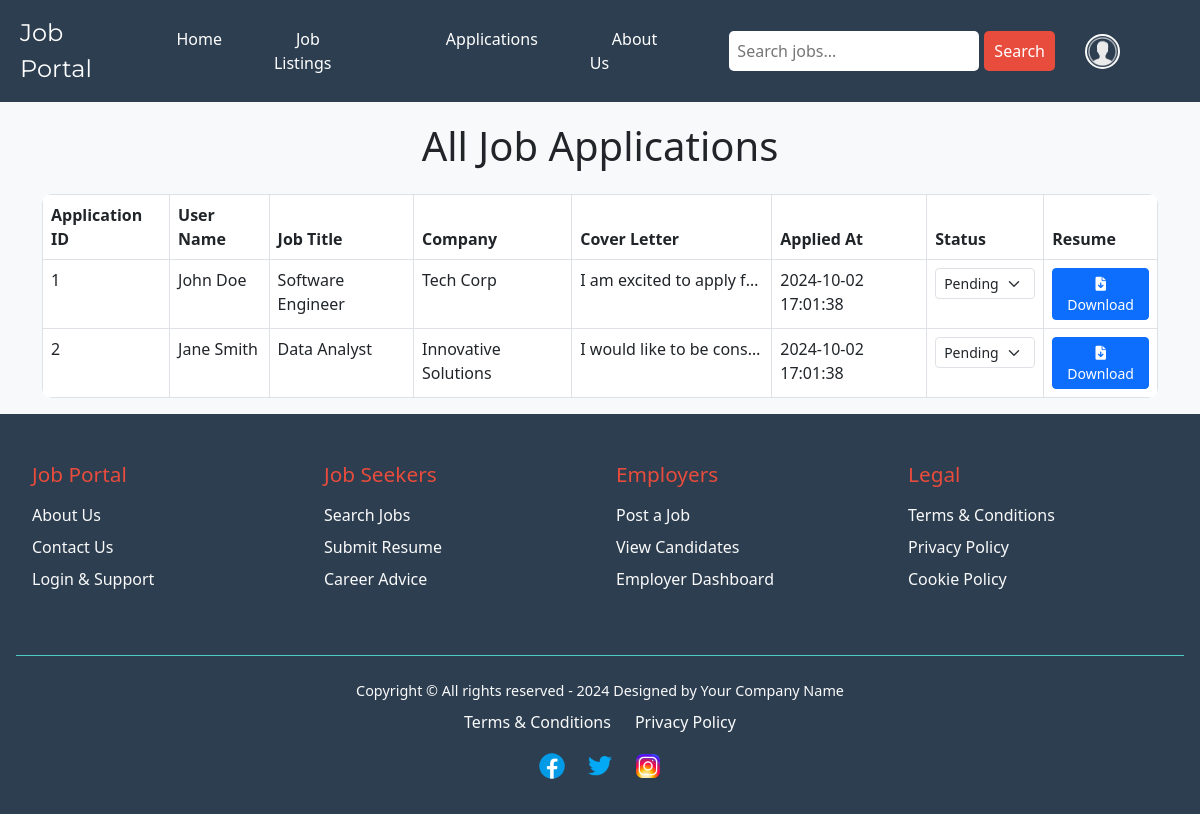
/admin_applications.php (signed in), run on the app's committed database.
### tables this page shows
CREATE TABLE `applications` (
  `application_id` INT(11) NOT NULL AUTO_INCREMENT COMMENT 'Unique ID for each application',
  `user_id` INT(11) NOT NULL COMMENT 'ID of the user applying for the job, references users table',
  `job_id` INT(11) NOT NULL COMMENT 'ID of the job being applied to, references jobs table',
  `cover_letter` TEXT DEFAULT NULL COMMENT 'Optional cover letter submitted with the application',
  `applied_at` TIMESTAMP NOT NULL DEFAULT CURRENT_TIMESTAMP COMMENT 'Timestamp when the application was submitted',
  `status` ENUM('pending', 'reviewed', 'accepted', 'rejected') DEFAULT 'pending' COMMENT 'Status of the job application',
  PRIMARY KEY (`application_id`),
  CONSTRAINT `fk_user_id` FOREIGN KEY (`user_id`) REFERENCES `users`(`id`) ON DELETE CASCADE ON UPDATE CASCADE,
  CONSTRAINT `fk_job_id` FOREIGN KEY (`job_id`) REFERENCES `jobs`(`job_id`) ON DELETE CASCADE ON UPDATE CASCADE,
  INDEX `idx_user_id` (`user_id`),
  INDEX `idx_job_id` (`job_id`)
);

CREATE TABLE `users` (
  `id` int(11) NOT NULL AUTO_INCREMENT,
  `name` varchar(100) NOT NULL,
  `email` varchar(100) NOT NULL UNIQUE,
  `password` varchar(255) NOT NULL,
  `phone_number` varchar(20) DEFAULT NULL,
  `type` tinyint(1) NOT NULL DEFAULT 0 COMMENT '0 for client, 1 for admin',
  `created_at` timestamp NOT NULL DEFAULT current_timestamp(),
  `updated_at` timestamp NOT NULL DEFAULT current_timestamp() ON UPDATE current_timestamp(),
  PRIMARY KEY (`id`)
);

CREATE TABLE `jobs` (
  `job_id` int(11) NOT NULL AUTO_INCREMENT,
  `company_id` int(11) NOT NULL,
  `job_title` varchar(255) NOT NULL,
  `description` text NOT NULL,
  `location` varchar(255) NOT NULL,
  `salary` decimal(10,2) DEFAULT NULL,
  `posted_at` timestamp NOT NULL DEFAULT current_timestamp(),
  PRIMARY KEY (`job_id`),
  FOREIGN KEY (`company_id`) REFERENCES `companies`(`company_id`) ON DELETE CASCADE
);

CREATE TABLE `companies` (
  `company_id` int(11) NOT NULL AUTO_INCREMENT,
  `company_name` varchar(255) NOT NULL,
  `email` varchar(100) NOT NULL UNIQUE,
  `address` text NOT NULL,
  `contact_number` varchar(20) DEFAULT NULL,
  `created_at` timestamp NOT NULL DEFAULT current_timestamp(),
  `updated_at` timestamp NOT NULL DEFAULT current_timestamp() ON UPDATE current_timestamp(),
  PRIMARY KEY (`company_id`)
);

### admin_applications.php (the view, shortened to what this page needs)
<?php
include('navBar.php');
$query = "SELECT a.application_id, a.cover_letter, a.applied_at, a.status,
                 u.name AS user_name, j.job_title, c.company_name, a.resume_file
          FROM applications a
          JOIN users u ON a.user_id = u.id
          JOIN jobs j ON a.job_id = j.job_id
          JOIN companies c ON a.company_id = c.company_id";
$result = mysqli_query($con, $query);
?>
<!DOCTYPE html>
<html lang="en">
<head>
    <link rel="stylesheet" href="https://cdnjs.cloudflare.com/ajax/libs/font-awesome/6.0.0-beta3/css/all.min.css">
    <link rel="stylesheet" href="https://cdnjs.cloudflare.com/ajax/libs/bootstrap/5.3.0/css/bootstrap.min.css">
</head>
<body>
<div class="container">
    <h1 class="text-center mb-4">All Job Applications</h1>
    <table class="table table-bordered table-hover">
        <thead>
            <tr>
                <th>Application ID</th>
                <th>User Name</th>
                <th>Job Title</th>
                <th>Company</th>
                <th>Cover Letter</th>
                <th>Applied At</th>
                <th>Status</th>
                <th>Resume</th>
            </tr>
        </thead>
        <tbody>
            <?php while ($row = mysqli_fetch_assoc($result)) : ?>
            <tr>
                <td><?php echo htmlspecialchars($row['application_id']); ?></td>
                <td><?php echo htmlspecialchars($row['user_name']); ?></td>
                <td><?php echo htmlspecialchars($row['job_title']); ?></td>
                <td><?php echo htmlspecialchars($row['company_name']); ?></td>
                <td class="cover-letter" title="<?php echo htmlspecialchars($row['cover_letter']); ?>">
                    <?php echo htmlspecialchars($row['cover_letter']); ?>
                </td>
                <td><?php echo htmlspecialchars($row['applied_at']); ?></td>
                <td>
                    <form action="" method="POST">
                        <select name="status" class="form-select form-select-sm" onchange="this.form.submit()">
                            <option value="pending" <?php echo ($row['status'] == 'pending') ? 'selected' : ''; ?>>Pending</option>
                        </select>
                    </form>
                </td>
                <td>
                    <?php if (!empty($row['resume_file'])) : ?>
                        <a href="<?php echo htmlspecialchars($row['resume_file']); ?>" class="btn btn-primary btn-sm" download>
                            <i class="fas fa-file-download"></i> Download
                        </a>
                    <?php else : ?>
                        No Resume
                    <?php endif; ?>
                </td>
            </tr>
            <?php endwhile; ?>
        </tbody>
    </table>
</div>
<?php
include('footer.php');
?>
</body>
</html>

### navbar.php (style rules this page uses)
body { margin: 0; font-family: 'Open Sans', sans-serif; background-color: #FAFAFA; }

### admin_applications.php (style rules this page uses)
body { background-color: #f8f9fa; }
.container { margin-top: 20px; }
.table { background-color: #fff; border-radius: 10px; overflow: hidden; }
th { background-color: #007bff; color: white; }
.cover-letter { max-width: 200px; overflow: hidden; text-overflow: ellipsis; white-space: nowrap; }

### data on the page
applications: application_id "1", user.name "John Doe", job.job_title "Software Engineer", company.company_name "Tech Corp", cover_letter "I am excited to apply f…", applied_at "2024-10-02 17:01:38", status "Pending"
applications: application_id "2", user.name "Jane Smith", job.job_title "Data Analyst", company.company_name "Innovative Solutions", cover_letter "I would like to be cons…", applied_at "2024-10-02 17:01:38", status "Pending"
